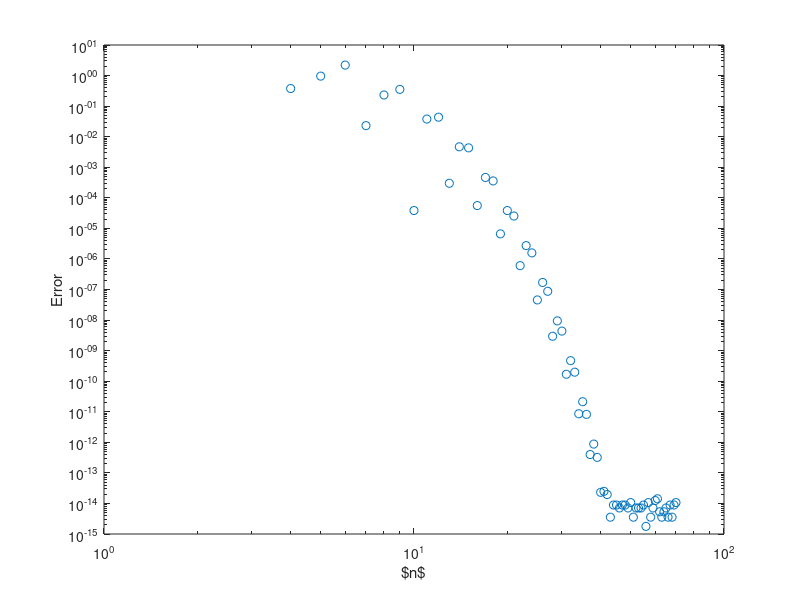
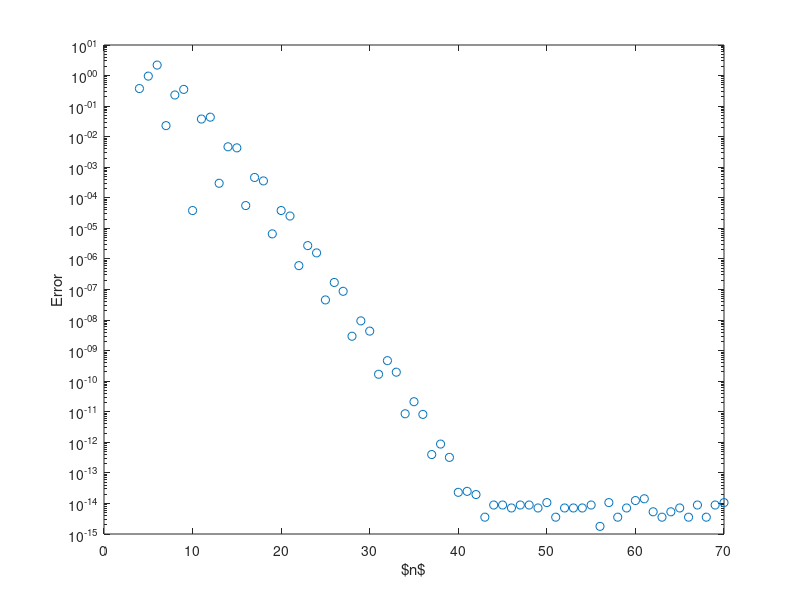

Recreate these plots in MATLAB, in order.
clear all
close all

%%
% a periodic function
func = @(x) exp(sin(x)+cos(3*x));

%% the "truth" from a high resolution integration
n = 1000;
h = 2*pi/n;
x_ary = linspace(0,2*pi,n+1);
x_ary = x_ary(1:end-1);
y_ary = func(x_ary);
trap_true = h*sum(y_ary);

%% measure the error
error_ary = [];
n_ary = 4:70;
for n = n_ary
    h = 2*pi/n;
    x_ary = linspace(0,2*pi,n+1);
    x_ary = x_ary(1:end-1);

    y_ary = func(x_ary);
    % the periodic version of trapezoidal
    trap_eval = h*sum(y_ary);
    error = abs(trap_eval-trap_true);
    error_ary = [error_ary error];
end

%% plot the error
figure(1)
loglog(n_ary,error_ary,'o')
xlabel("$n$"); ylabel("Error")

figure(2)
% a line in the semilogy plot means spectral convergence (exponential)
semilogy(n_ary,error_ary,'o')
xlabel("$n$"); ylabel("Error")


